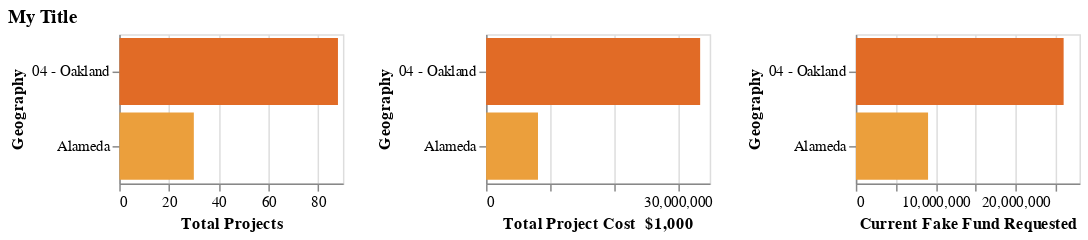

The notebook cell this image was saved under:
### Code cell
repeated_charts(
    concat1,
    "Geography:N",
    ["Geography:N"],
    [
        "Total Projects:Q",
        "Total Project Cost  $1,000:Q",
        "Current Fake Fund Requested:Q",
    ],
    "My Title",
    [ 
        "Total Project ($1000) Formatted",
        "Fake Fund Formatted",
        "Total Projects",
    ],
)

### Figure 1 — Vega-Lite specification as saved in the notebook (floating-point values rounded to 4 significant figures)
{"config": {"view": {"continuousWidth": 400, "continuousHeight": 300}}, "vconcat": [{"hconcat": [{"mark": "bar", "encoding": {"color": {"field": "Geography", "legend": null, "scale": {"range": ["#E16B26", "#EB9F3C", "#f6e7e1", "#8CBCCB", "#2EA8CE", "#136C97"]}, "type": "nominal"}, "tooltip": [{"field": "Geography", "type": "nominal"}, {"field": "Total Project ($1000) Formatted", "type": "nominal"}, {"field": "Fake Fund Formatted", "type": "nominal"}, {"field": "Total Projects", "type": "quantitative"}], "x": {"field": "Total Projects", "type": "quantitative"}, "y": {"field": "Geography", "type": "nominal"}}, "height": 100, "selection": {"selector012": {"type": "interval", "bind": "scales", "encodings": ["x", "y"]}}, "width": 150}, {"mark": "bar", "encoding": {"color": {"field": "Geography", "legend": null, "scale": {"range": ["#E16B26", "#EB9F3C", "#f6e7e1", "#8CBCCB", "#2EA8CE", "#136C97"]}, "type": "nominal"}, "tooltip": [{"field": "Geography", "type": "nominal"}, {"field": "Total Project ($1000) Formatted", "type": "nominal"}, {"field": "Fake Fund Formatted", "type": "nominal"}, {"field": "Total Projects", "type": "quantitative"}], "x": {"field": "Total Project Cost  $1,000", "type": "quantitative"}, "y": {"field": "Geography", "type": "nominal"}}, "height": 100, "selection": {"selector012": {"type": "interval", "bind": "scales", "encodings": ["x", "y"]}}, "width": 150}, {"mark": "bar", "encoding": {"color": {"field": "Geography", "legend": null, "scale": {"range": ["#E16B26", "#EB9F3C", "#f6e7e1", "#8CBCCB", "#2EA8CE", "#136C97"]}, "type": "nominal"}, "tooltip": [{"field": "Geography", "type": "nominal"}, {"field": "Total Project ($1000) Formatted", "type": "nominal"}, {"field": "Fake Fund Formatted", "type": "nominal"}, {"field": "Total Projects", "type": "quantitative"}], "x": {"field": "Current Fake Fund Requested", "type": "quantitative"}, "y": {"field": "Geography", "type": "nominal"}}, "height": 100, "selection": {"selector012": {"type": "interval", "bind": "scales", "encodings": ["x", "y"]}}, "width": 150}]}], "data": {"name": "data-c91bf1ea77f5543d61bf3da9c649e06b"}, "title": "My Title", "$schema": "https://vega.github.io/schema/vega-lite/v4.17.0.json", "datasets": {"data-c91bf1ea77f5543d61bf3da9c649e06b": [{"Total Projects": 88.0, "Total Project Cost  $1,000": 33500000.0, "Current Fake Fund Requested": 26020000.0, "Geography": "04 - Oakland", "Total Project ($1000) Formatted": "$33,502,945.00", "Fake Fund Formatted": "$26,015,757.65"}, {"Total Projects": 30.0, "Total Project Cost  $1,000": 8126000.0, "Current Fake Fund Requested": 9043000.0, "Geography": "Alameda", "Total Project ($1000) Formatted": "$8,126,126.00", "Fake Fund Formatted": "$9,042,850.83"}]}}
